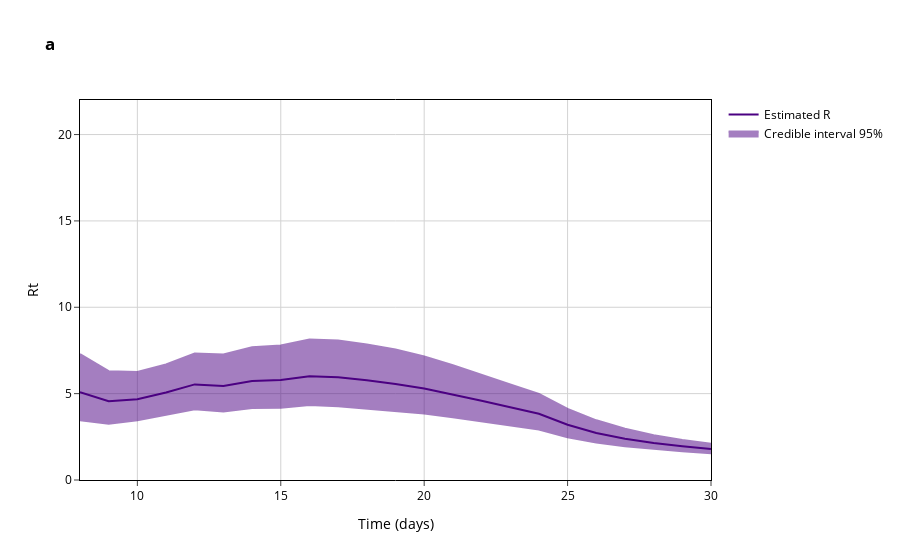

The notebook cell this image was saved under:
### Code cell
fig = go.Figure()

trace1_relaxed = go.Scatter(
            y=intervals['Mean'],
            x=intervals['Time Points'],
            mode='lines',
            name='Estimated R',
            line_color='indigo'
        )

trace2_relaxed = go.Scatter(
    x=list(intervals['Time Points']) + list(intervals['Time Points'])[::-1],
    y=list(intervals['Lower bound CI']) + list(intervals['Upper bound CI'])[::-1],
    fill='toself',
    fillcolor='indigo',
    line_color='indigo',
    opacity=0.5,
    mode='lines',
    name='Credible interval 95%',
)

fig.add_trace(trace1_relaxed)
fig.add_trace(trace2_relaxed)

fig.update_layout(
    xaxis_title='Time (days)',
    yaxis_title='Rt',
    hovermode='x unified')
fig.update_layout(plot_bgcolor='white', title='<b>a</b>', font=dict(size=12, color="Black"), yaxis_range=[0,22])
fig.update_xaxes(
    mirror=True,
    ticks='outside',
    showline=True,
    linecolor='black',
    gridcolor='lightgrey'
)
fig.update_yaxes(
    mirror=True,
    ticks='outside',
    showline=True,
    linecolor='black',
    gridcolor='lightgrey'
)
fig.show()

first_week = intervals['Mean'][:7]

print('Average Rt over the first week = ', statistics.mean(first_week))

### Figure 1 — Plotly figure (JSON) as saved in the notebook; plotly's stock layout.template omitted (floating-point values rounded to 4 significant figures)
{"data": [{"line": {"color": "indigo"}, "mode": "lines", "name": "Estimated R", "type": "scatter", "x": [8, 9, 10, 11, 12, 13, 14, 15, 16, 17, 18, 19, 20, 21, 22, 23, 24, 25, 26, 27, 28, 29, 30], "y": [5.089, 4.565, 4.675, 5.067, 5.535, 5.442, 5.732, 5.784, 6.013, 5.943, 5.772, 5.564, 5.297, 4.956, 4.585, 4.208, 3.839, 3.199, 2.722, 2.393, 2.145, 1.952, 1.791]}, {"fill": "toself", "fillcolor": "indigo", "line": {"color": "indigo"}, "mode": "lines", "name": "Credible interval 95%", "opacity": 0.5, "type": "scatter", "x": [8, 9, 10, 11, 12, 13, 14, 15, 16, 17, 18, 19, 20, 21, 22, 23, 24, 25, 26, 27, 28, 29, 30, 30, 29, 28, 27, 26, 25, 24, 23, 22, 21, 20, 19, 18, 17, 16, 15, 14, 13, 12, 11, 10, 9, 8], "y": [3.46, 3.264, 3.462, 3.783, 4.094, 3.965, 4.168, 4.188, 4.338, 4.265, 4.141, 4.014, 3.851, 3.635, 3.399, 3.16, 2.923, 2.473, 2.166, 1.957, 1.794, 1.665, 1.555, 2.096, 2.322, 2.597, 2.965, 3.455, 4.111, 4.983, 5.534, 6.094, 6.648, 7.152, 7.55, 7.852, 8.071, 8.13, 7.788, 7.693, 7.266, 7.316, 6.688, 6.258, 6.303, 7.295]}], "layout": {"font": {"color": "Black", "size": 12}, "hovermode": "x unified", "plot_bgcolor": "white", "title": {"text": "<b>a</b>"}, "xaxis": {"gridcolor": "lightgrey", "linecolor": "black", "mirror": true, "showline": true, "ticks": "outside", "title": {"text": "Time (days)"}}, "yaxis": {"gridcolor": "lightgrey", "linecolor": "black", "mirror": true, "range": [0, 22], "showline": true, "ticks": "outside", "title": {"text": "Rt"}}}}
